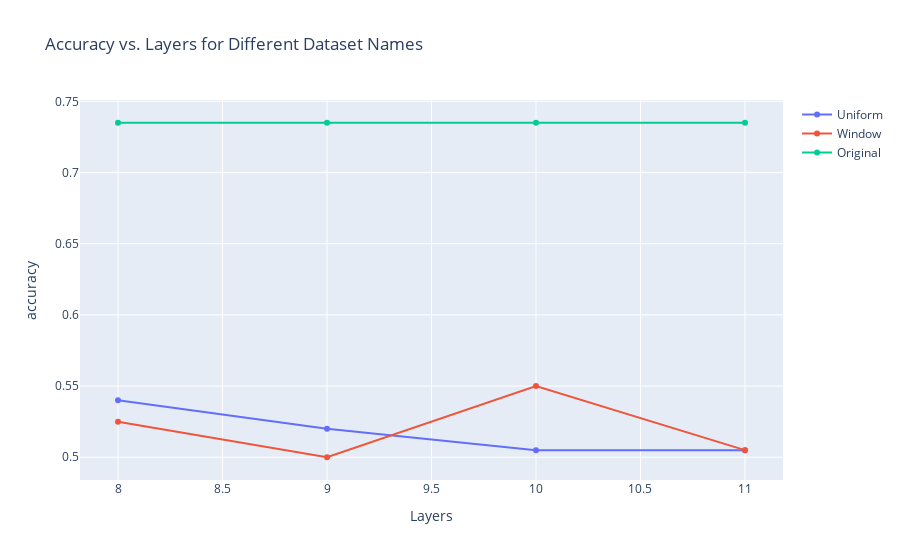

The notebook cell this image was saved under:
### Code cell
data = []
for name, group_data in baseline[(baseline['dataset_name']=='rte')&(baseline['model_name']!='Original')].sort_values(by='layers').groupby('model_name'):
        layers = group_data['layers']
        accuracy = group_data[results_metric]
        data.append(go.Scatter(x=layers, y=accuracy, name=name))
layers = list(range(8,12))
accuracy = baseline[baseline['model_name']=='Original'][results_metric][0]
data.append(go.Scatter(x=layers, y=[accuracy for i in layers], name='Original'))
fig = go.Figure(data=data)
fig.update_layout(xaxis_title='Layers', yaxis_title=results_metric)
fig.update_layout(title='Accuracy vs. Layers for Different Dataset Names')

### Figure 1 — Plotly figure (JSON) as saved in the notebook; plotly's stock layout.template omitted (floating-point values rounded to 4 significant figures)
{"data": [{"name": "Uniform", "type": "scatter", "x": [8, 9, 10, 11], "y": [0.54, 0.52, 0.505, 0.505]}, {"name": "Window", "type": "scatter", "x": [8, 9, 10, 11], "y": [0.525, 0.5, 0.55, 0.505]}, {"name": "Original", "type": "scatter", "x": [8, 9, 10, 11], "y": [0.735, 0.735, 0.735, 0.735]}], "layout": {"autosize": true, "title": {"text": "Accuracy vs. Layers for Different Dataset Names"}, "xaxis": {"autorange": false, "range": [7.818, 11.18], "title": {"text": "Layers"}, "type": "linear"}, "yaxis": {"autorange": true, "range": [0.4806, 0.7544], "title": {"text": "accuracy"}, "type": "linear"}}}
